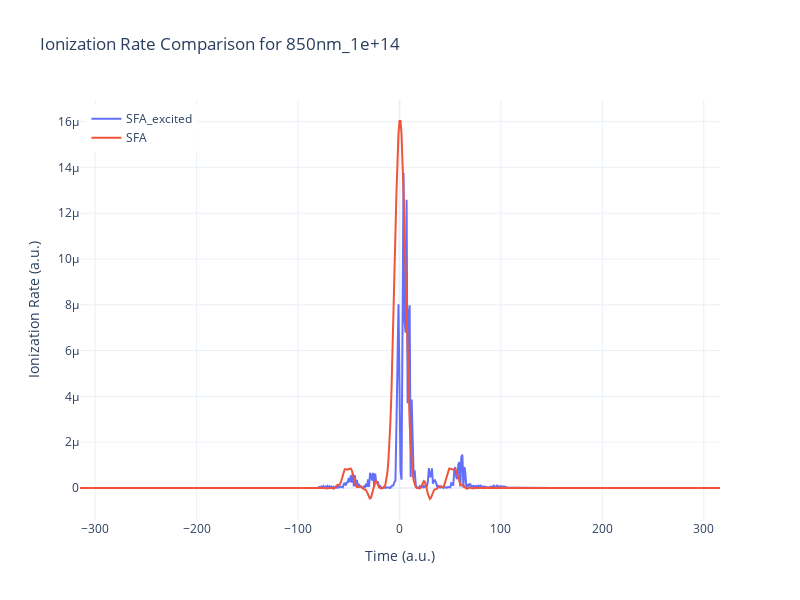

The code cell stored with this chart in its notebook:
### Code cell
fig = go.Figure()
fig.add_trace(go.Scatter(x=time_recon, y=np.abs(ion_na_rate_SFA_excited), mode='lines', name='SFA_excited')) #they are exactly 4pi apart
fig.add_trace(go.Scatter(x=time_recon, y=ion_na_rate_SFA, mode='lines', name='SFA'))

fig.update_layout(
    title=f'Ionization Rate Comparison for {file_name}',
    xaxis_title='Time (a.u.)',
    yaxis_title='Ionization Rate (a.u.)',
    legend=dict(x=0.01, y=0.99),
    template='plotly_white',
    width=800,
    height=600
)
# truncate y-axis
fig.show()

### Figure 1 — Plotly figure (JSON) as saved in the notebook; plotly's stock layout.template omitted (floating-point values rounded to 4 significant figures; data arrays with more than 128 entries replaced by an {"elided": "..."} marker saying what was removed)
{"data": [{"mode": "lines", "name": "SFA_excited", "type": "scatter", "x": {"elided": "632 float values"}, "y": {"elided": "632 float values"}}, {"mode": "lines", "name": "SFA", "type": "scatter", "x": {"elided": "632 float values"}, "y": {"elided": "632 float values"}}], "layout": {"height": 600, "legend": {"x": 0.01, "y": 0.99}, "title": {"text": "Ionization Rate Comparison for 850nm_1e+14"}, "width": 800, "xaxis": {"title": {"text": "Time (a.u.)"}}, "yaxis": {"title": {"text": "Ionization Rate (a.u.)"}}}}
